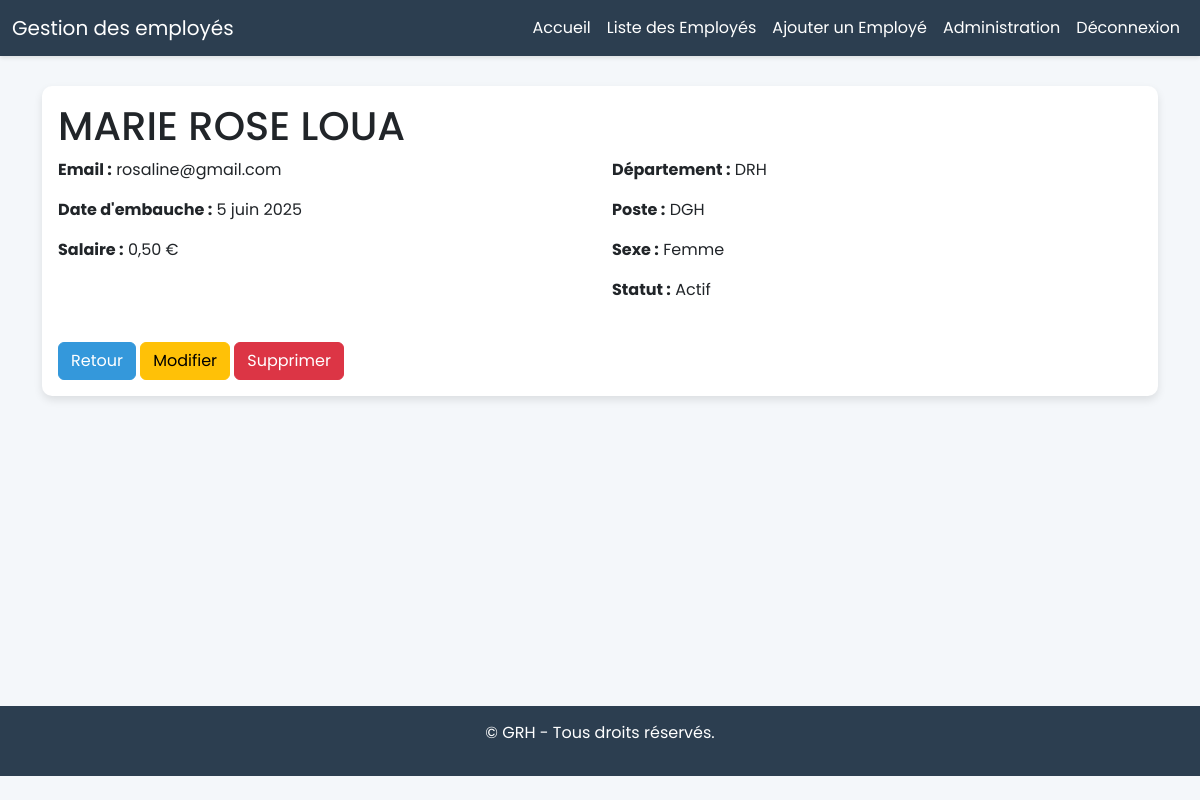
Page /employees/employee/2/ (signed in) on the earlier database version.
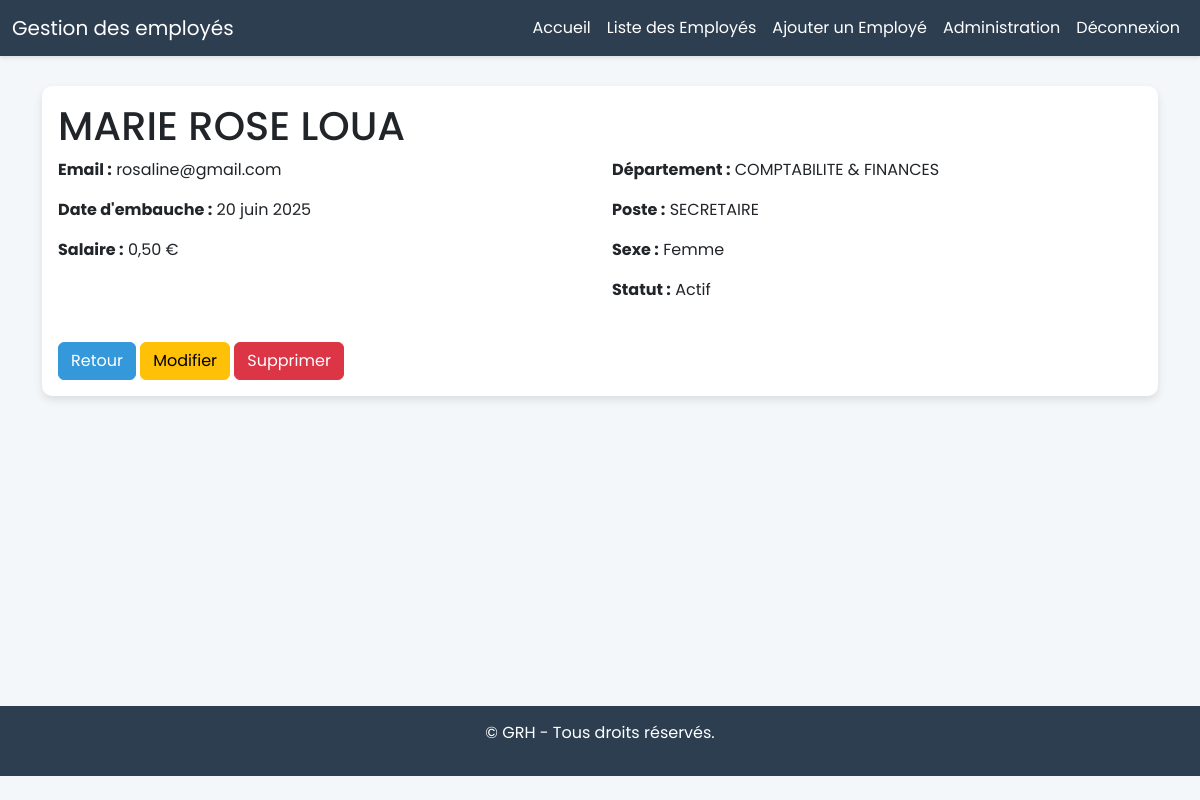
Same page on the later database version.
### Employes/models.py (models this page shows, shortened)
class Employee(models.Model):
       SEXE_CHOICES = [
           ('H', 'Homme'),
           ('F', 'Femme'),
           ('A', 'Autre'),
       ]
       prenom = models.CharField(max_length=50, verbose_name="Prénom")
       nom = models.CharField(max_length=50, verbose_name="Nom")
       email = models.EmailField(unique=True, verbose_name="Email")
       date_embauche = models.DateField(verbose_name="Date d'embauche")
       salaire = models.DecimalField(max_digits=10, decimal_places=2, verbose_name="Salaire")
       departement = models.ForeignKey(Department, on_delete=models.CASCADE, related_name='employes', verbose_name="Département")
       poste = models.ForeignKey(Poste, on_delete=models.CASCADE, related_name='employes', verbose_name="Poste")
       sexe = models.CharField(max_length=1, choices=SEXE_CHOICES, verbose_name="Sexe")
       est_actif = models.BooleanField(default=True, verbose_name="Actif")

class Department(models.Model):
       nom = models.CharField(max_length=100, verbose_name="Nom du département")
       description = models.TextField(blank=True, verbose_name="Description")
       class Meta:
           verbose_name = "Département"
           verbose_name_plural = "Départements"

class Poste(models.Model):
       nom = models.CharField(max_length=100, verbose_name="Nom du poste")
       description = models.TextField(blank=True, verbose_name="Description")
       class Meta:
           verbose_name = "Poste"
           verbose_name_plural = "Postes"

### Employes/views.py (the view)
# urls.py: path('employee/<int:pk>/', views.employee_detail, name='employee_detail'),
@login_required
def employee_detail(request, pk):
    employe = get_object_or_404(Employee, pk=pk)
    return render(request, 'Employes/employes_detail.html', {'employe': employe})

### Employes/templates/Employes/employes_detail.html (shortened to what this page needs)
{% extends 'Employes/base.html' %}
{% block content %}
<div class="container">
    <div class="card">
        <div class="card-body">
            <h1 class="card-title">{{ employe.prenom }} {{ employe.nom }}</h1>
            <div class="row">
                <div class="col-md-6">
                    <p><strong>Email :</strong> {{ employe.email }}</p>
                    <p><strong>Date d'embauche :</strong> {{ employe.date_embauche }}</p>
                    <p><strong>Salaire :</strong> {{ employe.salaire }} €</p>
                </div>
                <div class="col-md-6">
                    <p><strong>Département :</strong> {{ employe.departement.nom }}</p>
                    <p><strong>Poste :</strong> {{ employe.poste.nom }}</p>
                    <p><strong>Sexe :</strong> {{ employe.get_sexe_display }}</p>
                    <p><strong>Statut :</strong> {% if employe.est_actif %}Actif{% else %}Inactif{% endif %}</p>
                </div>
            </div>
            <div class="mt-4">
                <a href="{% url 'Employes:employee_list' %}" class="btn btn-primary">Retour</a>
                <a href="{% url 'Employes:employee_update' employe.pk %}" class="btn btn-warning">Modifier</a>
                <a href="{% url 'Employes:employee_delete' employe.pk %}" class="btn btn-danger">Supprimer</a>
            </div>
        </div>
    </div>
</div>
{% endblock %}

Differences in the rows shown:
changed Employee "MARIE ROSE": date_embauche "5 juin 2025" → "20 juin 2025"; departement.nom "DRH" → "COMPTABILITE & FINANCES"; poste.nom "DGH" → "SECRETAIRE"
